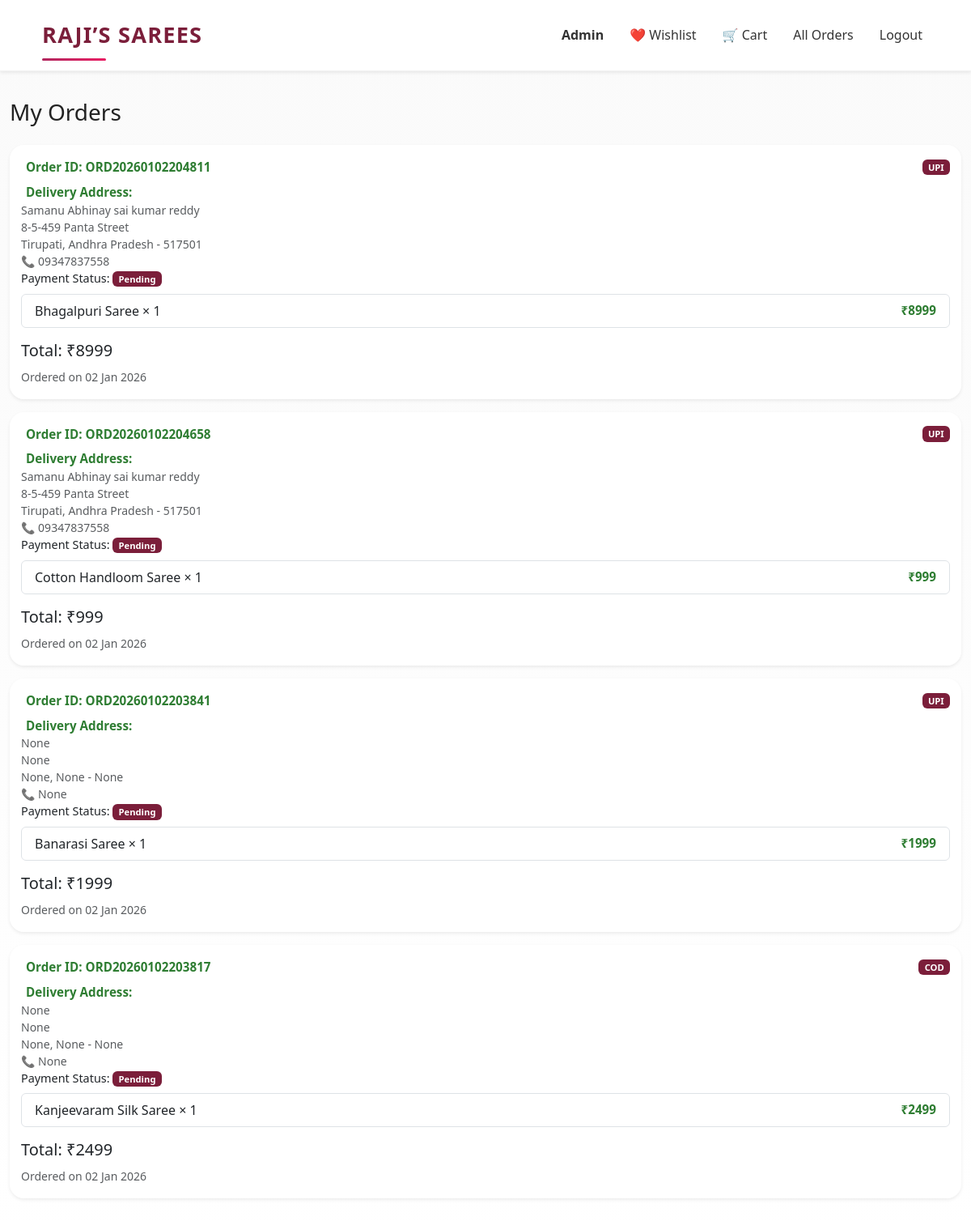
Page /orders (signed in) on the committed database.
### app.py (models this page shows)
class Order(db.Model):
    id = db.Column(db.Integer, primary_key=True)
    order_code = db.Column(db.String(30), unique=True, nullable=False)
    user_id = db.Column(db.Integer, db.ForeignKey("user.id"), nullable=False)
    user = db.relationship(
        "User",
        back_populates="orders"
    )
    payment_mode = db.Column(db.String(20))
    payment_status = db.Column(db.String(20))
    total_amount = db.Column(db.Integer)
    full_name = db.Column(db.String(100))
    phone = db.Column(db.String(20))
    address_line = db.Column(db.Text)
    city = db.Column(db.String(50))
    state = db.Column(db.String(50))
    pincode = db.Column(db.String(10))
    created_at = db.Column(db.DateTime, default=datetime.utcnow)
    items = db.relationship(
        "OrderItem",
        backref="order",
        cascade="all, delete-orphan",
        lazy=True
    )

class OrderItem(db.Model):
    id = db.Column(db.Integer, primary_key=True)
    order_id = db.Column(db.Integer, db.ForeignKey("order.id"), nullable=False)
    product_name = db.Column(db.String(150))
    price = db.Column(db.Integer)
    quantity = db.Column(db.Integer)

### app.py (the view)
@app.route("/orders")
@login_required
def orders():
    orders = Order.query.filter_by(user_id=current_user.id).order_by(Order.created_at.desc()).all()
    return render_template("orders_user.html", orders=orders)

### app.py (called while the page is built)
@login_manager.user_loader
def load_user(user_id):
    return User.query.get(int(user_id))

@app.context_processor
def inject_cart_count():
    if current_user.is_authenticated:
        count = db.session.query(
            func.sum(CartItem.quantity)
        ).filter_by(user_id=current_user.id).scalar()
        return {"cart_count": count or 0}
    return {"cart_count": 0}

### templates/orders_user.html
{% extends "base.html" %}
{% block content %}
<h3 class="mb-4">My Orders</h3>
{% for order in orders %}
<div class="card mb-3 shadow-sm">
  <div class="card-body">
    <div class="d-flex justify-content-between align-items-center mb-2">
      <strong>Order ID: {{ order.order_code }}</strong>
      <span class="badge bg-secondary">
        {{ order.payment_mode }}
      </span>
    </div>
<div class="mt-2 small text-muted">
    <strong>Delivery Address:</strong><br>
    {{ order.full_name }}<br>
    {{ order.address_line }}<br>
    {{ order.city }}, {{ order.state }} - {{ order.pincode }}<br>
    📞 {{ order.phone }}
    </div>
    <p class="mb-2">
      Payment Status:
      <span class="badge
        {% if order.payment_status == 'Paid' %}
          bg-success
        {% else %}
          bg-warning
        {% endif %}
      ">
        {{ order.payment_status }}
      </span>
    </p>
    <ul class="list-group mb-3">
      {% for item in order.items %}
      <li class="list-group-item d-flex justify-content-between">
        {{ item.product_name }} × {{ item.quantity }}
        <strong>₹{{ item.price * item.quantity }}</strong>
      </li>
      {% endfor %}
    </ul>
    <h5>Total: ₹{{ order.total_amount }}</h5>
    <small class="text-muted">
      Ordered on {{ order.created_at.strftime('%d %b %Y') }}
    </small>
  </div>
</div>
{% else %}
<p>No orders yet.</p>
{% endfor %}
{% endblock %}

### static/css/style.css (style rules this page uses)
* { margin: 0; padding: 0; box-sizing: border-box; }
body { font-family: 'Inter', sans-serif; background-color: #f5f5f6; color: #282c3f; }
body { background-color: #f5f5f5; }
:root { --primary: #b1275e; --secondary: #f8f8f8; --text-dark: #222; --muted: #777; }
body { font-family: 'Poppins', sans-serif; background-color: var(--secondary); color: var(--text-dark); }
:root { --primary: #6a11cb; --secondary: #2575fc; --accent: #ffb703; --success: #2ec4b6; --danger: #ef233c; --dark: #1f2933; --light: #f8f9fa; --glass: rgba(255, 255, 255, 0.75); --radius: 16px; --shadow: 0 20px 40px rgba(0,0,0,0.12); }
body { font-family: "Poppins", system-ui, sans-serif; background: linear-gradient(135deg, #fdfbfb, #ebedee); color: var(--dark); min-height: 100vh; }
:root { --brand: #7b1e3a; --brand-soft: #f6e9ee; --gold: #c89b3c; --dark: #222; }
body { background: linear-gradient(180deg, #fafafa, #fdfdfd); color: var(--dark); }
.badge { background: var(--brand) !important; font-size: 0.7rem; }
.product-card, .card { border-radius: 18px !important; border: none !important; overflow: hidden; transition: all 0.4s ease; }
body { background: linear-gradient(180deg, #fafafa 0%, #ffffff 100%); }
.card-body { padding: 16px 14px; background: linear-gradient( to top, rgba(255,255,255,0.96), rgba(255,255,255,0.92) ); }
.card-body p { font-size: 0.9rem; margin-bottom: 12px; }
.card-body strong { font-size: 0.95rem; margin-left: 6px; color: #2e7d32; }

### rows in the picture
Order: order_code "ORD20260102204811", payment_mode "UPI", full_name "Samanu Abhinay sai kumar reddy", address_line "8-5-459 Panta Street", city "Tirupati", state "Andhra Pradesh", pincode "517501", phone "09347837558", payment_status "Pending", total_amount "8999", created_at "02 Jan 2026"
OrderItem: product_name "Bhagalpuri Saree", quantity "1", item.price*item.quantity "8999"
Order: order_code "ORD20260102204658", payment_mode "UPI", full_name "Samanu Abhinay sai kumar reddy", address_line "8-5-459 Panta Street", city "Tirupati", state "Andhra Pradesh", pincode "517501", phone "09347837558", payment_status "Pending", total_amount "999", created_at "02 Jan 2026"
OrderItem: product_name "Cotton Handloom Saree", quantity "1", item.price*item.quantity "999"
Order: order_code "ORD20260102203841", payment_mode "UPI", full_name "None", address_line "None", city "None", state "None", pincode "None", phone "None", payment_status "Pending", total_amount "1999", created_at "02 Jan 2026"
OrderItem: product_name "Banarasi Saree", quantity "1", item.price*item.quantity "1999"
Order: order_code "ORD20260102203817", payment_mode "COD", full_name "None", address_line "None", city "None", state "None", pincode "None", phone "None", payment_status "Pending", total_amount "2499", created_at "02 Jan 2026"
OrderItem: product_name "Kanjeevaram Silk Saree", quantity "1", item.price*item.quantity "2499"
